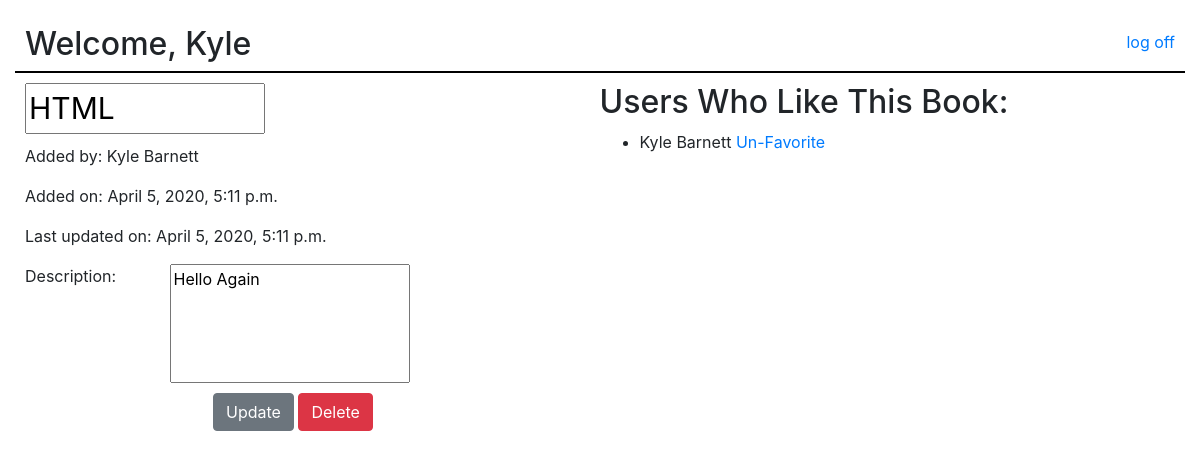
/books/4 (signed in), run on the app's committed database.
### login/models.py (models this page shows)
class User(models.Model):
	first_name = models.CharField(max_length=255)
	last_name = models.CharField(max_length=255)
	email = models.CharField(max_length=255)
	birthday = models.DateField()
	password_hash = models.CharField(max_length=60)
	created_at = models.DateTimeField(auto_now_add=True)
	updated_at = models.DateTimeField(auto_now=True)
	objects = UserManager()

### books/models.py (models this page shows)
class Book(models.Model):
	title = models.CharField(max_length=255)
	desc = models.TextField()
	created_at = models.DateTimeField(auto_now_add=True)
	updated_at = models.DateTimeField(auto_now=True)
	uploaded_by = models.ForeignKey(User, related_name="books", on_delete=models.CASCADE)
	users_who_like = models.ManyToManyField(User, related_name='liked_books')
	objects = BookManager()

### books/views.py (the view)
# urls.py: path('<int:id>', views.render_book_page),
def render_book_page(request, id):
	if request.session['logged_on']:
		context = {
			'book': Book.objects.get(id=id),
			'user': User.objects.get(id=request.session['user_id'])
		}
		return render(request, 'book_page.html', context)
	return redirect('/')

### books/templates/book_page.html (shortened to what this page needs)
<!DOCTYPE html>
<html lang="en">
<head>
	<link rel="stylesheet" href="https://stackpath.bootstrapcdn.com/bootstrap/4.4.1/css/bootstrap.min.css">
	{% load static %}
	<link rel="stylesheet" type="text/css" href="{% static 'book_page_style.css' %}">
</head>
<body>
	<div id="wrapper">
		<div id="header">
			<h2>Welcome, {{request.session.first_name}}</h2>
			<a href="/logout">log off</a>
		</div>
		<div id="content">
			<div id="update_book">
				{% if user == book.uploaded_by %}
					<form action="/books/update_book/{{book.id}}" method="post">
						<input type="text" name="title" value="{{book.title}}" id="title">
				{% else %}
					<h2>{{book.title}}</h2>
				{% endif %}
				<p>Added by: {{book.uploaded_by.first_name}} {{book.uploaded_by.last_name}}</p>
				<p>Added on: {{book.created_at}}</p>
				<p>Last updated on: {{book.updated_at}}</p>
				{% if user == book.uploaded_by %}
						<label for="desc">Description: </label>
						<input type="text" name="desc" value="{{book.desc}}" id="desc">
						<button type="submit" class="btn btn-secondary">Update</button>
						<a href="/books/delete_book/{{book.id}}" class="btn btn-danger">Delete</a>
					</form>
				{% else %}
					<p>Description: {{book.desc}}</p>
				{% endif %}
			</div>
			<div id="all_books">
				<h2>Users Who Like This Book:</h2>
				<ul>
					{% for u in book.users_who_like.all %}
						<li>
							{{u.first_name}} {{u.last_name}}
							{% if u == user %}
								<a href="/books/add_favorite/{{book.id}}">Un-Favorite</a>
							{% endif %}
						</li>
					{% endfor %}
				</ul>
			</div>
		</div>
	</div>
</body>
</html>

### books/static/book_page_style.css (style rules this page uses)
#wrapper { padding: 15px; }
#header { width: 100%; border-bottom: 2px solid black; }
#header h2 { display: inline-block; vertical-align: bottom; padding-top: 10px; padding-left: 10px; }
#header a { display: inline-block; float: right; margin-top: 15px; margin-right: 10px; }
#content { padding: 10px; }
#update_book { display: inline-block; width: 400px; vertical-align: top; margin: auto; margin-right: 170px; margin-bottom: 15px; }
#title { font-size: 30px; }
#desc { padding-bottom: 90px; }
input { width: 60%; margin-bottom: 10px; }
label { width: 35%; vertical-align: top; }
button { margin-left: 47%; }
#all_books { display: inline-block; }

### data on the page
User: session.first_name "Kyle", first_name "Kyle", last_name "Barnett"
Book: title "HTML", uploaded_by.first_name "Kyle", uploaded_by.last_name "Barnett", created_at "April 5, 2020, 5:11 p.m.", updated_at "April 5, 2020, 5:11 p.m.", desc "Hello Again"
